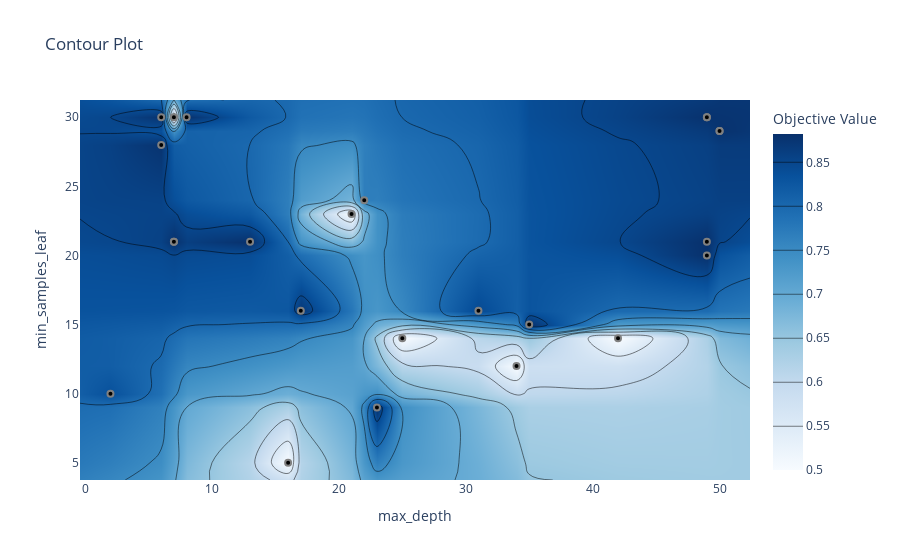

Notebook code for this chart:
### Markdown cell above
We can plot Contour Plots of Optimization, to highlight the relationship between two hyperparameters and the trial value. Let's look at max_depth vs. min_samples_leaf:

### Code cell
# Plotting a Contour Plot in Optuna
contour_plot = vis.plot_contour(study, params=["max_depth", "min_samples_leaf"])
contour_plot.show()

### Figure 1 — Plotly figure (JSON) as saved in the notebook; plotly's stock layout.template omitted (floating-point values rounded to 4 significant figures; data arrays with more than 128 entries replaced by an {"elided": "..."} marker saying what was removed)
{"data": [{"colorbar": {"title": {"text": "Objective Value"}}, "colorscale": [[0, "rgb(247,251,255)"], [0.125, "rgb(222,235,247)"], [0.25, "rgb(198,219,239)"], [0.375, "rgb(158,202,225)"], [0.5, "rgb(107,174,214)"], [0.625, "rgb(66,146,198)"], [0.75, "rgb(33,113,181)"], [0.875, "rgb(8,81,156)"], [1, "rgb(8,48,107)"]], "connectgaps": true, "contours": {"coloring": "heatmap"}, "hoverinfo": "none", "line": {"smoothing": 1.3}, "reversescale": false, "type": "contour", "x": [-0.4, 2, 6, 7, 8, 13, 16, 17, 21, 22, 23, 25, 31, 34, 35, 42, 49, 50, 52.4], "y": [3.75, 5, 9, 10, 12, 14, 15, 16, 20, 21, 23, 24, 28, 29, 30, 31.25], "z": {"elided": "16x19 float values"}}, {"marker": {"color": "black", "line": {"color": "Grey", "width": 2}}, "mode": "markers", "showlegend": false, "type": "scatter", "x": [35, 17, 34, 42, 2, 31, 16, 23, 13, 21, 25, 22, 50, 49, 7, 49, 7, 49, 49, 50, 6, 7, 6, 8], "y": [15, 16, 12, 14, 10, 16, 5, 9, 21, 23, 14, 24, 29, 30, 21, 30, 30, 21, 20, 29, 28, 21, 30, 30]}], "layout": {"title": {"text": "Contour Plot"}, "xaxis": {"range": [-0.4, 52.4], "title": {"text": "max_depth"}}, "yaxis": {"range": [3.75, 31.25], "title": {"text": "min_samples_leaf"}}}}
